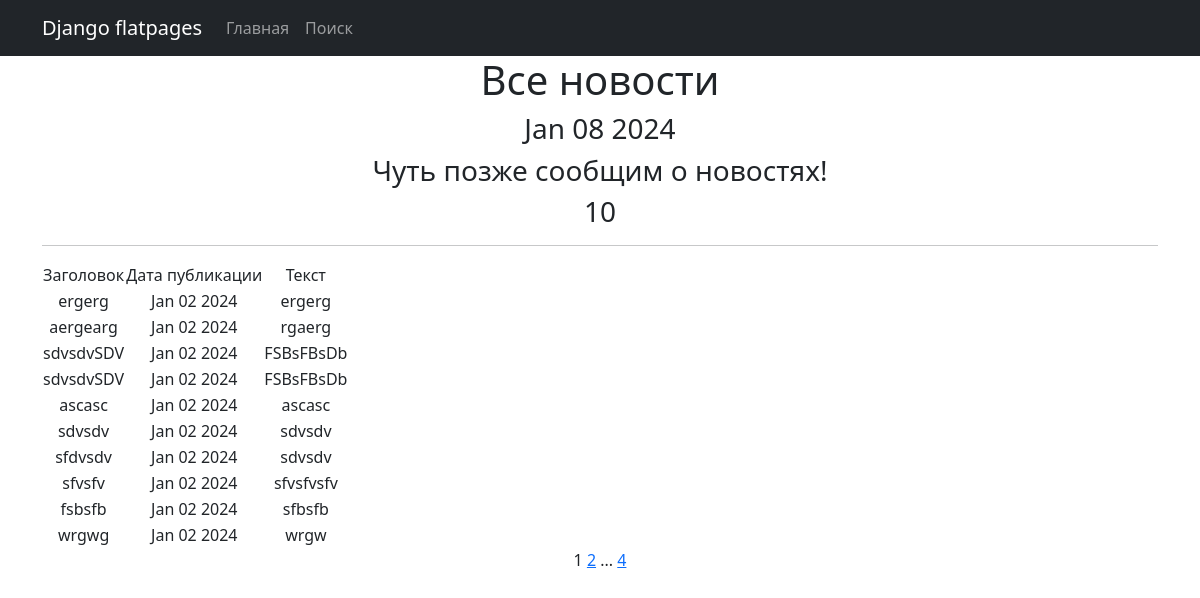
The page /news/ on the database as committed earlier.
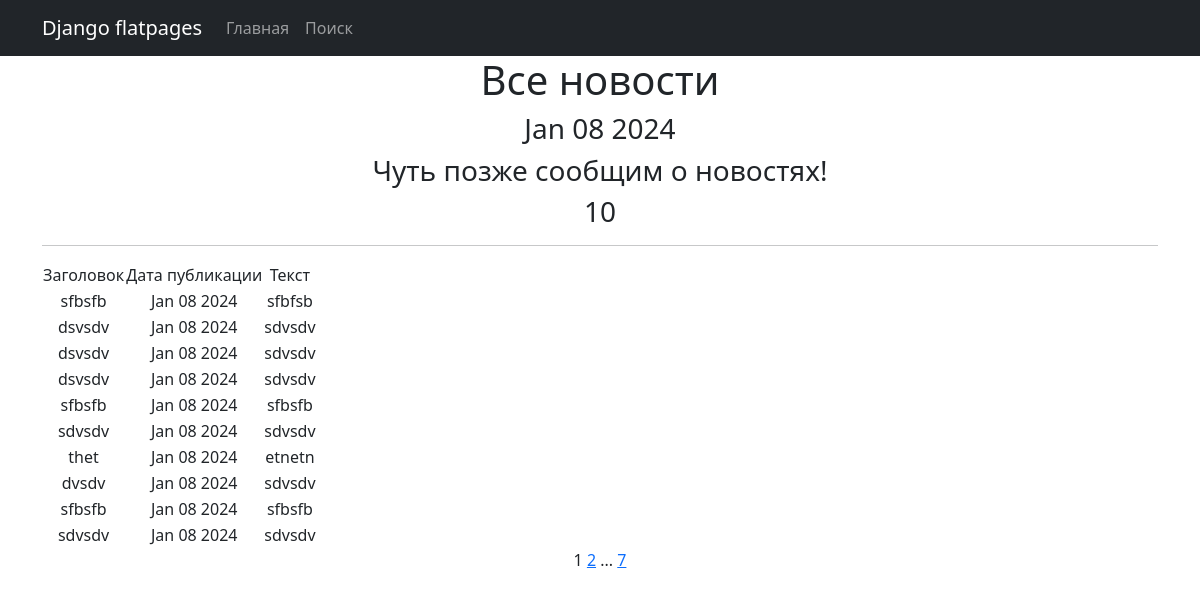
The same page on the database as committed later.
### news/models.py (models this page shows, shortened)
class Post(models.Model):
    author = models.ForeignKey(Author, on_delete=models.CASCADE)
    NEWS = 'Nw'
    ARTICLE = "Ar"
    CATEGORY_CHOICES = [
        (NEWS, 'Новости'),
        (ARTICLE, 'Статья')
    ]
    categoryType = models.CharField(max_length=16, choices=CATEGORY_CHOICES, default=ARTICLE)
    dateCreation = models.DateTimeField(auto_now_add=True)
    postCategory = models.ManyToManyField(Category, through='PostCategory')
    title1 = models.TextField(max_length=128)
    text = models.TextField()
    rating = models.SmallIntegerField(default=0)

### news/views.py (the view)
# urls.py: path('news/', NewsList.as_view(), name='news_list'),
class NewsList(ListView):
    model = Post
    ordering = '-dateCreation'
    template_name = 'flatpages/news_all.html'
    context_object_name = 'news'
    paginate_by = 10  # вот так мы можем указать количество записей на странице
    def get_context_data(self, **kwargs):
        context = super().get_context_data(**kwargs)
        context['time_now'] = datetime.utcnow()
        context['next_sale'] = None
        return context
    def get_queryset(self):
        return Post.objects.filter(categoryType='Nw').order_by('-dateCreation')

### news/templatetags/f_filter.py (called while the page is built)
@register.filter()
def censor(text):
    text_list = text.split()
    bad_words = ['книга']
    censored_text_list = []
    for word in text_list:
        clean_word = ''.join(c for c in word if c not in string.punctuation)
        if clean_word.lower() in bad_words:
            censored_word = clean_word[0] + (len(clean_word) - 1) * '*'
            censored_text_list.append(word.replace(clean_word, censored_word))
        else:
            censored_text_list.append(word)
    return ' '.join(censored_text_list)

### templates/flatpages/news_all.html (shortened to what this page needs)
{% extends 'flatpages/default.html' %}
{% load f_filter %}
{% load tags %}
{% block content %}
   <h1>Все новости</h1>
   <h3>{{ time_now|date:'M d Y' }}</h3>
   <h3> {{ next_sale|default_if_none:"Чуть позже сообщим о новостях!" }} </h3>
    <h3>{{news|length}}</h3>
   <hr>
   {% if news %}
       <table>
           <tr>
               <td>Заголовок</td>
               <td>Дата публикации</td>
               <td>Текст</td>
           </tr>
           {% for news in news %}
           <tr>
               <td>{{ news.title1 }}</td>
               <td>{{ news.dateCreation|date:'M d Y' }}</td>
               <td>{{ news.text|truncatewords:20|censor }}</td>
                <td>
                </td>
           </tr>
           {% endfor %}
       </table>
   {% else %}
       <h2>Новостей нет!</h2>
   {% endif %}
   {{ page_obj.number }}
   {% if page_obj.has_next %}
       <a href="?page={{ page_obj.next_page_number }}">{{ page_obj.next_page_number }}</a>
       {% if paginator.num_pages != page_obj.next_page_number %}
           ...
           <a href="?page={{ page_obj.paginator.num_pages }}">{{ page_obj.paginator.num_pages }}</a>
       {% endif %}
   {% endif %}
{% endblock content %}

Rows that differ between the two databases and show on the page:
no longer on this page (row unchanged): Post: title1 "ergerg", dateCreation "Jan 02 2024", text|censor "ergerg"
no longer on this page (row unchanged): Post: title1 "aergearg", dateCreation "Jan 02 2024", text|censor "rgaerg"
no longer on this page (row unchanged): Post: title1 "sdvsdvSDV", dateCreation "Jan 02 2024", text|censor "FSBsFBsDb"
no longer on this page (row unchanged): Post: title1 "sdvsdvSDV", dateCreation "Jan 02 2024", text|censor "FSBsFBsDb"
no longer on this page (row unchanged): Post: title1 "ascasc", dateCreation "Jan 02 2024", text|censor "ascasc"
no longer on this page (row unchanged): Post: title1 "sdvsdv", dateCreation "Jan 02 2024", text|censor "sdvsdv"
no longer on this page (row unchanged): Post: title1 "sfdvsdv", dateCreation "Jan 02 2024", text|censor "sdvsdv"
no longer on this page (row unchanged): Post: title1 "sfvsfv", dateCreation "Jan 02 2024", text|censor "sfvsfvsfv"
no longer on this page (row unchanged): Post: title1 "fsbsfb", dateCreation "Jan 02 2024", text|censor "sfbsfb"
no longer on this page (row unchanged): Post: title1 "wrgwg", dateCreation "Jan 02 2024", text|censor "wrgw"
added Post: title1 "sfbsfb", dateCreation "Jan 08 2024", text|censor "sfbfsb"
added Post: title1 "dsvsdv", dateCreation "Jan 08 2024", text|censor "sdvsdv"
added Post: title1 "dsvsdv", dateCreation "Jan 08 2024", text|censor "sdvsdv"
added Post: title1 "dsvsdv", dateCreation "Jan 08 2024", text|censor "sdvsdv"
added Post: title1 "sfbsfb", dateCreation "Jan 08 2024", text|censor "sfbsfb"
added Post: title1 "sdvsdv", dateCreation "Jan 08 2024", text|censor "sdvsdv"
added Post: title1 "thet", dateCreation "Jan 08 2024", text|censor "etnetn"
added Post: title1 "dvsdv", dateCreation "Jan 08 2024", text|censor "sdvsdv"
added Post: title1 "sfbsfb", dateCreation "Jan 08 2024", text|censor "sfbsfb"
added Post: title1 "sdvsdv", dateCreation "Jan 08 2024", text|censor "sdvsdv"
Other text that changed with them:
{{ page_obj.paginator.num_pages }}: "4" → "7"
